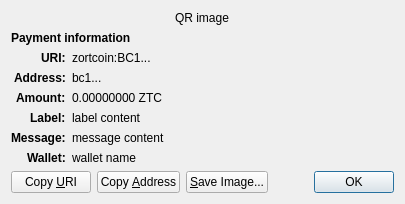
<?xml version="1.0" encoding="UTF-8"?>
<ui version="4.0">
 <class>ReceiveRequestDialog</class>
 <widget class="QDialog" name="ReceiveRequestDialog">
  <property name="geometry">
   <rect>
    <x>0</x>
    <y>0</y>
    <width>413</width>
    <height>229</height>
   </rect>
  </property>
  <property name="windowTitle">
   <string>Request payment to ...</string>
  </property>
  <layout class="QGridLayout" name="gridLayout" columnstretch="0,1">
   <property name="sizeConstraint">
    <enum>QLayout::SetFixedSize</enum>
   </property>
   <item row="0" column="0" colspan="2" alignment="Qt::AlignHCenter">
    <widget class="QRImageWidget" name="qr_code">
     <property name="text">
      <string notr="true">QR image</string>
     </property>
     <property name="textInteractionFlags">
      <set>Qt::NoTextInteraction</set>
     </property>
    </widget>
   </item>
   <item row="1" column="0" colspan="2">
    <widget class="QLabel" name="payment_header">
     <property name="font">
      <font>
       <weight>75</weight>
       <bold>true</bold>
      </font>
     </property>
     <property name="text">
      <string>Payment information</string>
     </property>
     <property name="textInteractionFlags">
      <set>Qt::NoTextInteraction</set>
     </property>
    </widget>
   </item>
   <item row="2" column="0" alignment="Qt::AlignRight|Qt::AlignTop">
    <widget class="QLabel" name="uri_tag">
     <property name="font">
      <font>
       <weight>75</weight>
       <bold>true</bold>
      </font>
     </property>
     <property name="text">
      <string notr="true">URI:</string>
     </property>
     <property name="textFormat">
      <enum>Qt::PlainText</enum>
     </property>
     <property name="textInteractionFlags">
      <set>Qt::NoTextInteraction</set>
     </property>
    </widget>
   </item>
   <item row="2" column="1" alignment="Qt::AlignTop">
    <widget class="QLabel" name="uri_content">
     <property name="text">
      <string notr="true">zortcoin:BC1...</string>
     </property>
     <property name="textFormat">
      <enum>Qt::RichText</enum>
     </property>
     <property name="wordWrap">
      <bool>true</bool>
     </property>
     <property name="textInteractionFlags">
      <set>Qt::TextSelectableByMouse</set>
     </property>
    </widget>
   </item>
   <item row="3" column="0" alignment="Qt::AlignRight|Qt::AlignTop">
    <widget class="QLabel" name="address_tag">
     <property name="font">
      <font>
       <weight>75</weight>
       <bold>true</bold>
      </font>
     </property>
     <property name="text">
      <string>Address:</string>
     </property>
     <property name="textInteractionFlags">
      <set>Qt::NoTextInteraction</set>
     </property>
    </widget>
   </item>
   <item row="3" column="1" alignment="Qt::AlignTop">
    <widget class="QLabel" name="address_content">
     <property name="text">
      <string notr="true">bc1...</string>
     </property>
     <property name="textFormat">
      <enum>Qt::PlainText</enum>
     </property>
     <property name="textInteractionFlags">
      <set>Qt::TextSelectableByMouse</set>
     </property>
    </widget>
   </item>
   <item row="4" column="0" alignment="Qt::AlignRight|Qt::AlignTop">
    <widget class="QLabel" name="amount_tag">
     <property name="font">
      <font>
       <weight>75</weight>
       <bold>true</bold>
      </font>
     </property>
     <property name="text">
      <string>Amount:</string>
     </property>
     <property name="textInteractionFlags">
      <set>Qt::NoTextInteraction</set>
     </property>
    </widget>
   </item>
   <item row="4" column="1" alignment="Qt::AlignTop">
    <widget class="QLabel" name="amount_content">
     <property name="text">
      <string notr="true">0.00000000 ZTC</string>
     </property>
     <property name="textFormat">
      <enum>Qt::PlainText</enum>
     </property>
     <property name="textInteractionFlags">
      <set>Qt::TextSelectableByMouse</set>
     </property>
    </widget>
   </item>
   <item row="5" column="0" alignment="Qt::AlignRight|Qt::AlignTop">
    <widget class="QLabel" name="label_tag">
     <property name="font">
      <font>
       <weight>75</weight>
       <bold>true</bold>
      </font>
     </property>
     <property name="text">
      <string>Label:</string>
     </property>
     <property name="textInteractionFlags">
      <set>Qt::NoTextInteraction</set>
     </property>
    </widget>
   </item>
   <item row="5" column="1" alignment="Qt::AlignTop">
    <widget class="QLabel" name="label_content">
     <property name="text">
      <string notr="true">label content</string>
     </property>
     <property name="textFormat">
      <enum>Qt::PlainText</enum>
     </property>
     <property name="wordWrap">
      <bool>true</bool>
     </property>
     <property name="textInteractionFlags">
      <set>Qt::TextSelectableByMouse</set>
     </property>
    </widget>
   </item>
   <item row="6" column="0" alignment="Qt::AlignRight|Qt::AlignTop">
    <widget class="QLabel" name="message_tag">
     <property name="font">
      <font>
       <weight>75</weight>
       <bold>true</bold>
      </font>
     </property>
     <property name="text">
      <string>Message:</string>
     </property>
     <property name="textInteractionFlags">
      <set>Qt::NoTextInteraction</set>
     </property>
    </widget>
   </item>
   <item row="6" column="1" alignment="Qt::AlignTop">
    <widget class="QLabel" name="message_content">
     <property name="text">
      <string notr="true">message content</string>
     </property>
     <property name="textFormat">
      <enum>Qt::PlainText</enum>
     </property>
     <property name="wordWrap">
      <bool>true</bool>
     </property>
     <property name="textInteractionFlags">
      <set>Qt::TextSelectableByMouse</set>
     </property>
    </widget>
   </item>
   <item row="7" column="0" alignment="Qt::AlignRight|Qt::AlignTop">
    <widget class="QLabel" name="wallet_tag">
     <property name="font">
      <font>
       <weight>75</weight>
       <bold>true</bold>
      </font>
     </property>
     <property name="text">
      <string>Wallet:</string>
     </property>
     <property name="textInteractionFlags">
      <set>Qt::NoTextInteraction</set>
     </property>
    </widget>
   </item>
   <item row="7" column="1" alignment="Qt::AlignTop">
    <widget class="QLabel" name="wallet_content">
     <property name="text">
      <string notr="true">wallet name</string>
     </property>
     <property name="textFormat">
      <enum>Qt::PlainText</enum>
     </property>
     <property name="wordWrap">
      <bool>true</bool>
     </property>
     <property name="textInteractionFlags">
      <set>Qt::TextSelectableByMouse</set>
     </property>
    </widget>
   </item>
   <item row="8" column="0" colspan="2">
    <layout class="QHBoxLayout" name="horizontalLayout">
     <item>
      <widget class="QPushButton" name="btnCopyURI">
       <property name="text">
        <string>Copy &amp;URI</string>
       </property>
       <property name="autoDefault">
        <bool>false</bool>
       </property>
      </widget>
     </item>
     <item>
      <widget class="QPushButton" name="btnCopyAddress">
       <property name="text">
        <string>Copy &amp;Address</string>
       </property>
       <property name="autoDefault">
        <bool>false</bool>
       </property>
      </widget>
     </item>
     <item>
      <widget class="QPushButton" name="btnSaveAs">
       <property name="text">
        <string>&amp;Save Image...</string>
       </property>
       <property name="autoDefault">
        <bool>false</bool>
       </property>
      </widget>
     </item>
     <item>
      <spacer name="horizontalSpacer_2">
       <property name="orientation">
        <enum>Qt::Horizontal</enum>
       </property>
       <property name="sizeHint" stdset="0">
        <size>
         <width>40</width>
         <height>20</height>
        </size>
       </property>
      </spacer>
     </item>
     <item>
      <widget class="QDialogButtonBox" name="buttonBox">
       <property name="focusPolicy">
        <enum>Qt::StrongFocus</enum>
       </property>
       <property name="standardButtons">
        <set>QDialogButtonBox::Ok</set>
       </property>
      </widget>
     </item>
    </layout>
   </item>
  </layout>
 </widget>
 <customwidgets>
  <customwidget>
   <class>QRImageWidget</class>
   <extends>QLabel</extends>
   <header>qt/qrimagewidget.h</header>
  </customwidget>
 </customwidgets>
 <tabstops>
  <tabstop>buttonBox</tabstop>
  <tabstop>btnCopyURI</tabstop>
  <tabstop>btnCopyAddress</tabstop>
  <tabstop>btnSaveAs</tabstop>
 </tabstops>
 <resources/>
 <connections>
  <connection>
   <sender>buttonBox</sender>
   <signal>accepted()</signal>
   <receiver>ReceiveRequestDialog</receiver>
   <slot>accept()</slot>
   <hints>
    <hint type="sourcelabel">
     <x>135</x>
     <y>230</y>
    </hint>
    <hint type="destinationlabel">
     <x>135</x>
     <y>126</y>
    </hint>
   </hints>
  </connection>
 </connections>
</ui>
